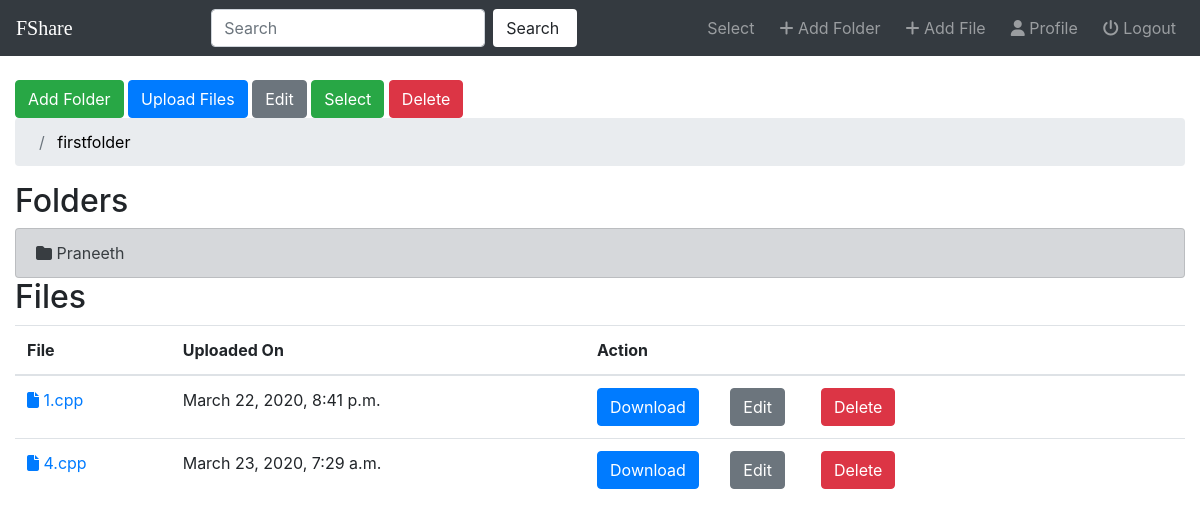
The app's page /fileshare/23/, older data.
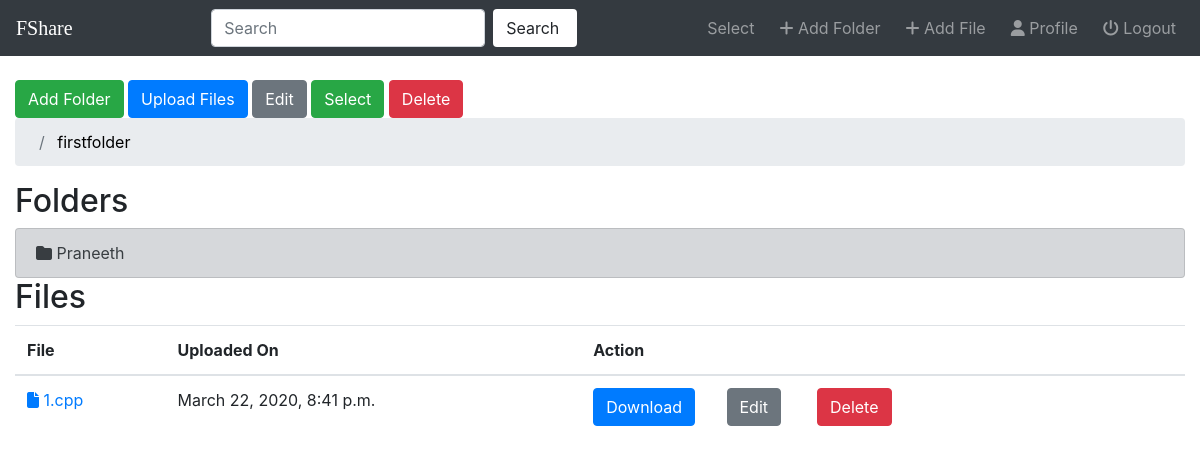
The same page, newer data.
### fileshare/models.py (models this page shows, shortened)
class Folder(models.Model):
    user = models.ForeignKey(User,on_delete=models.CASCADE,default=1)
    name = models.CharField(max_length=50)
    linkedfolder = models.ForeignKey("self",on_delete=models.CASCADE,null=True,blank=True)
    lastmodified = models.DateTimeField(auto_now=True)
    def __str__(self):
        return self.name

class File(models.Model):
    user = models.ForeignKey(User,on_delete=models.CASCADE,default=1)
    folder=models.ForeignKey(Folder,on_delete=models.CASCADE,null=True,blank=True)
    name = models.CharField(max_length=50,null=True,blank=True)
    file=models.FileField();
    created_on = models.DateTimeField(auto_now_add=True)

### fileshare/views.py (the view)
# urls.py: path('<int:folder_id>/',views.detail,name='detail'),
def detail(request,folder_id):
    folder = get_object_or_404(Folder,pk=folder_id)
    files = folder.file_set.all()
    folders = folder.folder_set.all()
    temp = folder
    parent_list = []
    parent_list.append(temp)
    while temp.linkedfolder:
        parent = temp.linkedfolder
        parent_list.append(parent)
        temp = parent
    active_folder = parent_list[0]
    parent_list.reverse()
    context={'folder':folder,'folders':folders,'files':files,'folder_id':folder_id,'parent_list':parent_list,'active_folder':active_folder}
    return render(request,'fileshare/details.html',context)

### fileshare/templates/fileshare/details.html (shortened to what this page needs)
{% extends 'fileshare/base.html' %}
{% block body %}
<button type="button" class="btn btn-success" data-toggle="modal" data-target="#myModalAddFolder"> Add Folder </button>
<a href="{% url 'fileshare:linked-file-add' folder_id %}"> <button type="button" class="btn btn-primary"> Upload Files </button> </a>
<a href="{% url 'fileshare:folder-update' folder_id %}"> <button type="button" class="btn btn-secondary"> Edit </button> </a>
<a href="{% url 'fileshare:select' folder_id %}"> <button type="button" class="btn btn-success"> Select </button> </a>
<button type="button" class="btn btn-danger" data-toggle="modal" data-target="#myModaldelete"> Delete </button>
<ol class="breadcrumb">
  {% for parent in parent_list %}
    {% if parent is not active_folder %}
      <li class="breadcrumb-item"> <a href="{% url 'fileshare:detail' parent.id %}"> {{ parent }}</a> </li>
    {% else %}
    <li class="breadcrumb-item active" aria-current="page"><a href="{% url 'fileshare:detail' parent.id %}" style="color:black"> {{ parent }}</a></li>
    {% endif %}
  {% endfor %}
</ol>
<h2>Folders</h2>
{% if folders %}
<div class="list-group">
  {% for f in folders %}
   <a href="{% url 'fileshare:detail' f.id %}" class="list-group-item list-group-item-action list-group-item-secondary "><i class='fas fa-folder'></i> {{ f }} </a>
  {% endfor %}
  </div>
{% else %}
  <h3> No folders here yet :( </h3>
{% endif %}
<h2>Files</h2>
{% if files %}
<div class="table-responsive">
   <table class="table table-hover">
     <thead style="border-color:white">
       <tr>
         <th>File</th>
         <th>Uploaded On</th>
         <th>Action</th>
       </tr>
     </thead>
     <tbody>
         {% for file in files %}
         <tr>
           <td> <a href="{{ file.file.url }}" target="_blank"><i class="fas fa-file"></i> {{ file.name }} </a> </td>
           <td> {{ file.created_on }}</td>
           <td>
             <a href="{{ file.file.url }}" target="_blank" download><button type="button" class="btn btn-primary">Download</button></a>&nbsp;&nbsp;&nbsp;&nbsp;&nbsp;&nbsp;
             <a href="{% url 'fileshare:file-update' file.pk %}"> <button type="button" class="btn btn-secondary"> Edit </button> </a>&nbsp;&nbsp;&nbsp;&nbsp;&nbsp;&nbsp;
             <button type="button" class="btn btn-danger" data-toggle="modal" data-target="#myModal{{file.pk}}">Delete </button>
           </td>
         </tr>
        {% endfor %}
     </tbody>
   </table>
 </div>
{% else %}
<h3> No files here yet :( </h3>
{% endif %}
{% endblock %}

Row changes from the older to the newer data that the page shows:
removed File: name "4.cpp", created_on "March 23, 2020, 7:29 a.m."
